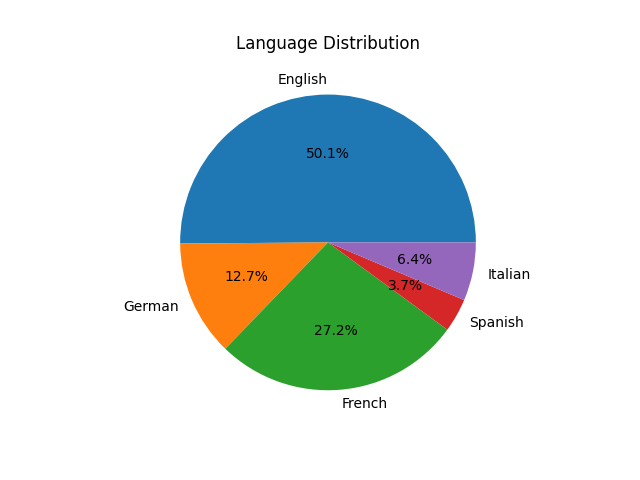

Python code for this plot:
import csv
import imaplib
filename = "data/data.csv"
rows = []
def contains_item(string, items, count):
    counter = 0
    for item in items:
        if item in string:
            count[counter] += 1
        counter +=1


with open(filename, 'r', encoding='utf-8') as csvfile:
    csvreader = csv.reader(csvfile)
    fields = next(csvreader)
    labels = ["English","German" ,"French", "Spanish", "Italian"]
    sizes = [0,0,0,0,0]
    counter = 0
    sum = 0
    for row in csvreader:
        contains_item(row, labels ,sizes)
import matplotlib.pyplot as plt
plt.pie(sizes, labels=labels, autopct='%1.1f%%') 
plt.title('Language Distribution')
plt.show()
